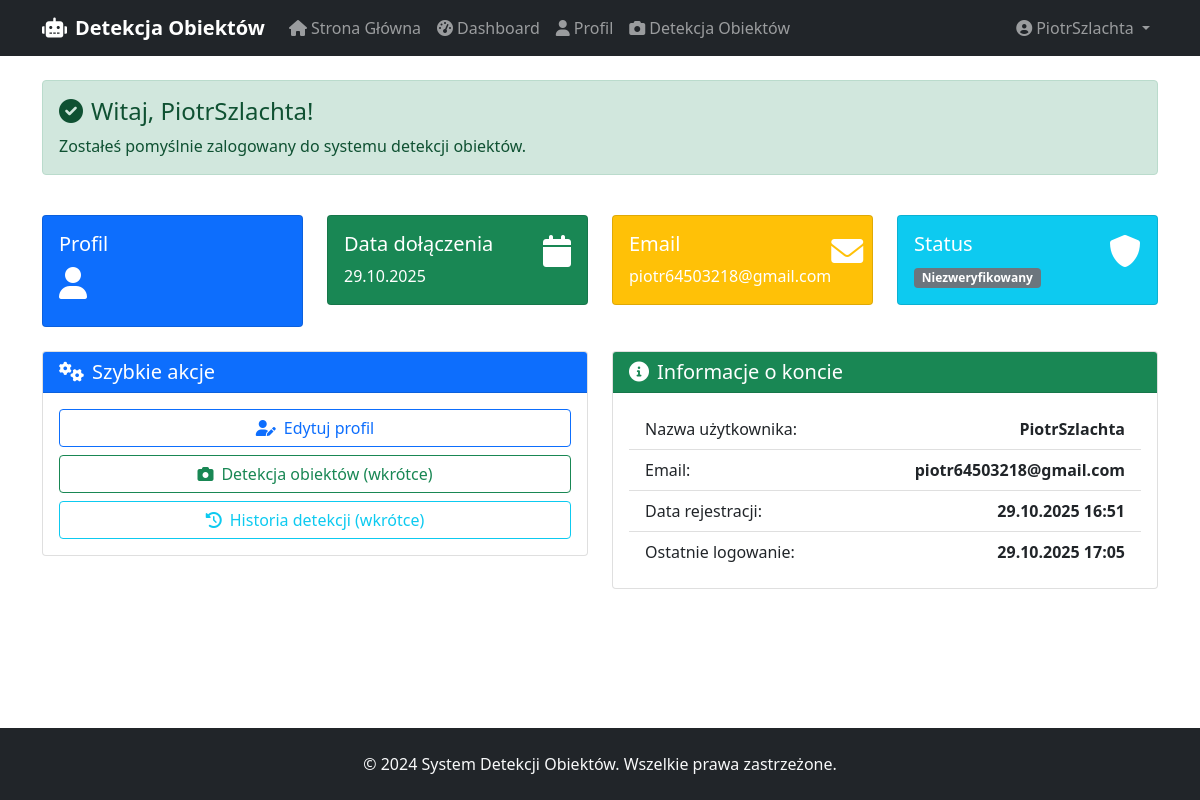
Page /dashboard/ (signed in) on the committed database.
### detection_app/models.py (models this page shows, shortened)
class CustomUser(AbstractUser):
    email = models.EmailField(unique=True, verbose_name="adres email")
    phone = models.CharField(max_length=15, blank=True, verbose_name="telefon")
    birth_date = models.DateField(null=True, blank=True, verbose_name="data urodzenia")
    city = models.CharField(max_length=100, blank=True, verbose_name="miasto")
    address = models.TextField(blank=True, verbose_name="adres")
    created_at = models.DateTimeField(default=timezone.now, verbose_name="data rejestracji")
    updated_at = models.DateTimeField(auto_now=True, verbose_name="data aktualizacji")
    is_verified = models.BooleanField(default=False, verbose_name="zweryfikowany")
    newsletter = models.BooleanField(default=False, verbose_name="newsletter")
    terms_accepted = models.BooleanField(default=False, verbose_name="akceptacja regulaminu")
    class Meta:
        app_label = 'detection_app'  # DODAJ TĘ LINIĘ
        verbose_name = "użytkownik"
        verbose_name_plural = "użytkownicy"

### detection_app/views.py (the view)
# urls.py: path('dashboard/', views.dashboard_view, name='dashboard'),
@login_required
def dashboard_view(request):
    user = request.user
    context = {
        'user': user,
        'profile': getattr(user, 'profile', None),
    }
    return render(request, 'dash/dashboard.html', context)

### detection_app/templates/dash/dashboard.html (shortened to what this page needs)
{% extends 'bas/base.html' %}  {% block content %}
<div class="container mt-4">
  <div class="row mb-4">
    <div class="col-12">
      <div class="alert alert-success">
        <h4 class="alert-heading">
          <i class="fas fa-check-circle me-2"></i>Witaj, {{ user.username }}!
        </h4>
        <p class="mb-0">
          Zostałeś pomyślnie zalogowany do systemu detekcji obiektów.
        </p>
      </div>
    </div>
  </div>
  <div class="row mb-4">
    <div class="col-md-3">
      <div class="card text-white bg-primary">
        <div class="card-body">
          <div class="d-flex justify-content-between">
            <div>
              <h5>Profil</h5>
              <h2><i class="fas fa-user"></i></h2>
            </div>
          </div>
        </div>
      </div>
    </div>
    <div class="col-md-3">
      <div class="card text-white bg-success">
        <div class="card-body">
          <div class="d-flex justify-content-between">
            <div>
              <h5>Data dołączenia</h5>
              <p class="mb-0">{{ user.date_joined|date:"d.m.Y" }}</p>
            </div>
            <h2><i class="fas fa-calendar"></i></h2>
          </div>
        </div>
      </div>
    </div>
    <div class="col-md-3">
      <div class="card text-white bg-warning">
        <div class="card-body">
          <div class="d-flex justify-content-between">
            <div>
              <h5>Email</h5>
              <p class="mb-0">{{ user.email }}</p>
            </div>
            <h2><i class="fas fa-envelope"></i></h2>
          </div>
        </div>
      </div>
    </div>
    <div class="col-md-3">
      <div class="card text-white bg-info">
        <div class="card-body">
          <div class="d-flex justify-content-between">
            <div>
              <h5>Status</h5>
              <p class="mb-0">
                {% if user.is_verified %}
                <span class="badge bg-success">Zweryfikowany</span>
                {% else %}
                <span class="badge bg-secondary">Niezweryfikowany</span>
                {% endif %}
              </p>
            </div>
            <h2><i class="fas fa-shield-alt"></i></h2>
          </div>
        </div>
      </div>
    </div>
  </div>
  <div class="row">
    <div class="col-md-6">
      <div class="card">
        <div class="card-header bg-primary text-white">
          <h5 class="mb-0"><i class="fas fa-cogs me-2"></i>Szybkie akcje</h5>
        </div>
        <div class="card-body">
          <div class="d-grid gap-2">
            <a href="{% url 'profile' %}" class="btn btn-outline-primary">
              <i class="fas fa-user-edit me-2"></i>Edytuj profil
            </a>
            <a href="#" class="btn btn-outline-success" disabled>
              <i class="fas fa-camera me-2"></i>Detekcja obiektów (wkrótce)
            </a>
            <a href="#" class="btn btn-outline-info" disabled>
              <i class="fas fa-history me-2"></i>Historia detekcji (wkrótce)
            </a>
          </div>
        </div>
      </div>
    </div>
    <div class="col-md-6">
      <div class="card">
        <div class="card-header bg-success text-white">
          <h5 class="mb-0">
            <i class="fas fa-info-circle me-2"></i>Informacje o koncie
          </h5>
        </div>
        <div class="card-body">
          <ul class="list-group list-group-flush">
            <li class="list-group-item d-flex justify-content-between">
              <span>Nazwa użytkownika:</span>
              <strong>{{ user.username }}</strong>
            </li>
            <li class="list-group-item d-flex justify-content-between">
              <span>Email:</span>
              <strong>{{ user.email }}</strong>
            </li>
            <li class="list-group-item d-flex justify-content-between">
              <span>Data rejestracji:</span>
              <strong>{{ user.date_joined|date:"d.m.Y H:i" }}</strong>
            </li>
            <li class="list-group-item d-flex justify-content-between">
              <span>Ostatnie logowanie:</span>
              <strong>{{ user.last_login|date:"d.m.Y H:i" }}</strong>
            </li>
          </ul>
        </div>
      </div>
    </div>
  </div>
</div>
{% endblock %}

### detection_app/templates/bas/base.html (shortened to what this page needs)
<!DOCTYPE html>
<html lang="pl">
  <head>
    <link
      href="https://cdn.jsdelivr.net/npm/bootstrap@5.1.3/dist/css/bootstrap.min.css"
      rel="stylesheet"
    />
    <link
      rel="stylesheet"
      href="https://cdnjs.cloudflare.com/ajax/libs/font-awesome/6.0.0/css/all.min.css"
    />
  </head>
  <body>
    <nav class="navbar navbar-expand-lg navbar-dark bg-dark">
      <div class="container">
        <a class="navbar-brand" href="{% url 'home' %}">
          <i class="fas fa-robot me-2"></i>Detekcja Obiektów
        </a>
        <div class="collapse navbar-collapse" id="navbarNav">
          <ul class="navbar-nav me-auto">
            <li class="nav-item">
              <a class="nav-link" href="{% url 'home' %}">
                <i class="fas fa-home me-1"></i>Strona Główna
              </a>
            </li>
            {% if user.is_authenticated %}
            <li class="nav-item">
              <a class="nav-link" href="{% url 'dashboard' %}">
                <i class="fas fa-tachometer-alt me-1"></i>Dashboard
              </a>
            </li>
            <li class="nav-item">
              <a class="nav-link" href="{% url 'profile' %}">
                <i class="fas fa-user me-1"></i>Profil
              </a>
            </li>
            <li class="nav-item">
              <a class="nav-link" href="{% url 'object_detection_upload' %}">
                <i class="fas fa-camera me-1"></i>Detekcja Obiektów
              </a>
            </li>
            {% endif %}
          </ul>
          <ul class="navbar-nav">
            {% if user.is_authenticated %}
            <li class="nav-item dropdown">
              <a
                class="nav-link dropdown-toggle"
                href="#"
                id="navbarDropdown"
                role="button"
                data-bs-toggle="dropdown"
              >
                <i class="fas fa-user-circle me-1"></i>{{ user.username }}
              </a>
            </li>
            {% endif %}
          </ul>
        </div>
      </div>
    </nav>
    <main class="main-content">{% block content %} {% endblock %}</main>
    <footer class="footer bg-dark text-light py-4 mt-5">
      <div class="container text-center">
        <p class="mb-0">
          &copy; 2024 System Detekcji Obiektów. Wszelkie prawa zastrzeżone.
        </p>
      </div>
    </footer>
  </body>
</html>

### detection_app/templates/bas/base.html (style rules this page uses)
.navbar-brand { font-weight: bold; }
.footer { margin-top: auto; }
body { display: flex; flex-direction: column; min-height: 100vh; }
.main-content { flex: 1; }

### rows in the picture
CustomUser: username "PiotrSzlachta", date_joined "29.10.2025", email "piotr64503218@gmail.com", date_joined "29.10.2025 16:51", last_login "29.10.2025 17:05"
